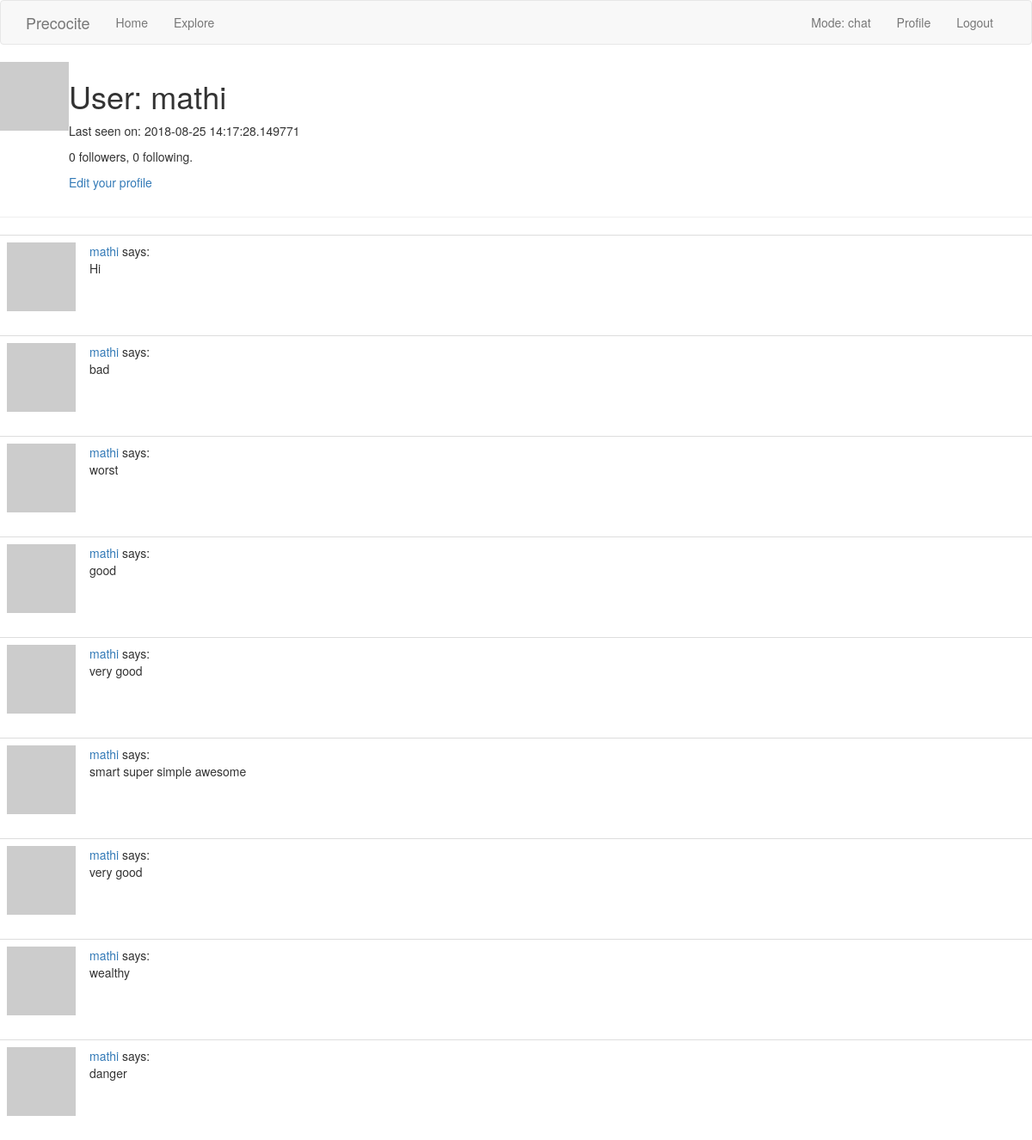
/user/mathi (signed in), run on an earlier commit of the app's database.
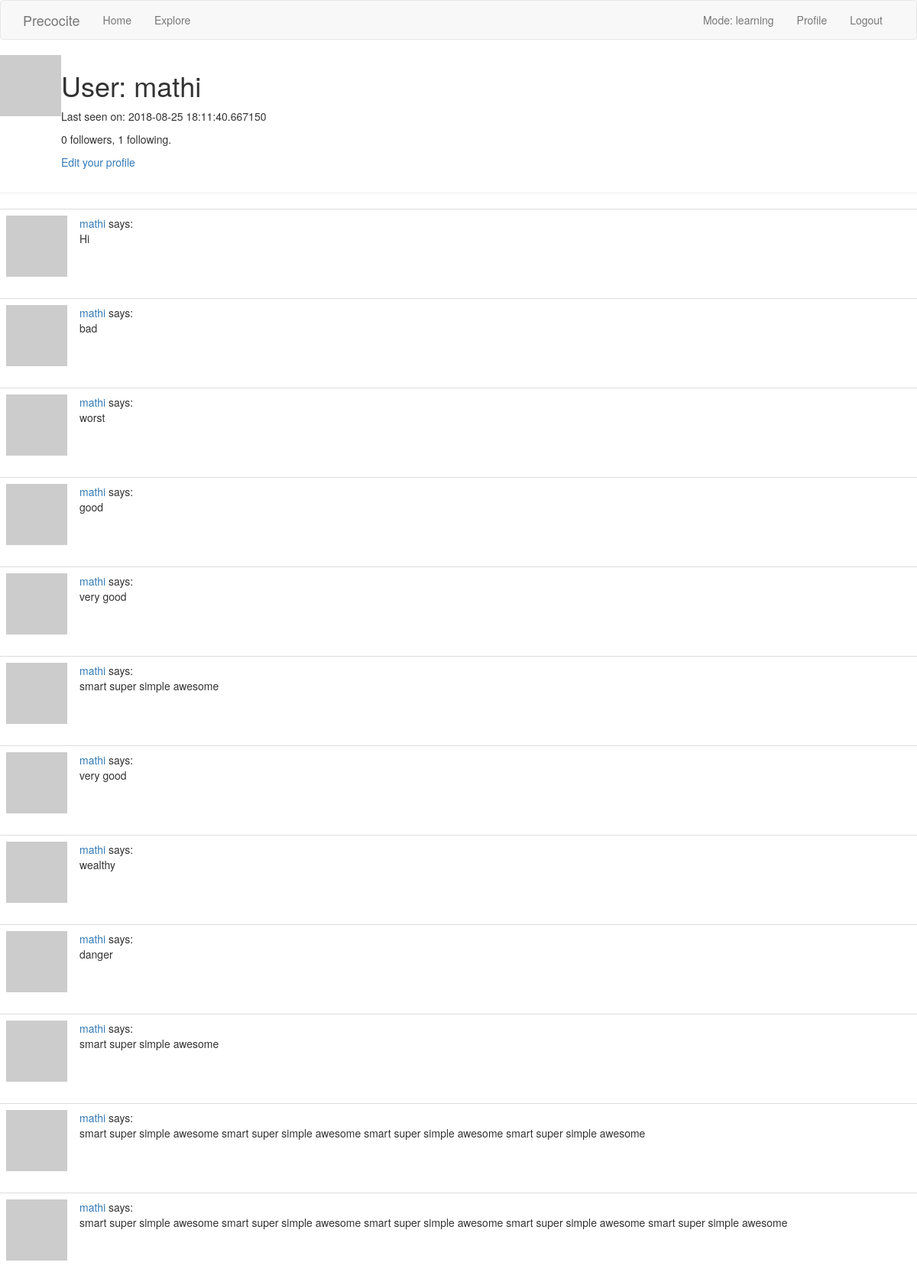
And on a later commit of the database.
### app/models.py (models this page shows, shortened)
class User(UserMixin, db.Model):
    id = db.Column(db.Integer, primary_key=True)
    username = db.Column(db.String(64), index=True, unique=True)
    email = db.Column(db.String(120), index=True, unique=True)
    password_hash = db.Column(db.String(128))
    posts = db.relationship('Post', backref='author', lazy='dynamic')
    about_me = db.Column(db.String(140))
    last_seen = db.Column(db.DateTime, default=datetime.utcnow)
    current_mode = db.Column(db.String(64))
    current_polarity = db.Column(db.Float)
    def avatar(self, size):
        digest = md5(self.email.lower().encode('utf-8')).hexdigest()
        return 'https://www.gravatar.com/avatar/{}?d=identicon&s={}'.format(
            digest, size)
    followed = db.relationship(
        'User', secondary=followers,
        primaryjoin=(followers.c.follower_id == id),
        secondaryjoin=(followers.c.followed_id == id),
        backref=db.backref('followers', lazy='dynamic'), lazy='dynamic')

class Post(db.Model):
    id = db.Column(db.Integer, primary_key=True)
    body = db.Column(db.String(140))
    timestamp = db.Column(db.DateTime, index=True, default=datetime.utcnow)
    user_id = db.Column(db.Integer, db.ForeignKey('user.id'))

### app/routes.py (the view)
@app.route('/user/<username>')
@login_required
def user(username):
    user = User.query.filter_by(username=username).first_or_404()
    posts = user.posts.all()
    return render_template('user.html',  user=user, posts=posts)

### app/models.py (called while the page is built)
@login.user_loader
def load_user(id):
    return User.query.get(int(id))

### app/routes.py (called while the page is built)
@app.before_request
def before_request():
    if current_user.is_authenticated:
        current_user.last_seen = datetime.utcnow()
        db.session.commit()

### app/templates/user.html (shortened to what this page needs)
{% extends "base.html" %}
{% block content %}
    <table>
        <tr valign="top">
            <td><img src="{{ user.avatar(128) }}"></td>
            <td>
                <h1>User: {{ user.username }}</h1>
                {% if user.last_seen %}<p>Last seen on: {{ user.last_seen }}</p>{% endif %}
                <p>{{ user.followers.count() }} followers, {{ user.followed.count() }} following.</p>
                {% if user == current_user %}
                <p><a href="{{ url_for('edit_profile') }}">Edit your profile</a></p>
                {% elif not current_user.is_following(user) %}
                <p><a href="{{ url_for('follow', username=user.username) }}">Follow</a></p>
                {% else %}
                <p><a href="{{ url_for('unfollow', username=user.username) }}">Unfollow</a></p>
                {% endif %}
            </td>
        </tr>
    </table>
    <hr>
    {% for post in posts %}
        {% include '_post.html' %}
    {% endfor %}
{% endblock %}

### app/templates/base.html (shortened to what this page needs)
{% extends 'bootstrap/base.html' %}
{% block navbar %}
    <nav class="navbar navbar-default">
        <div class="container">
            <div class="navbar-header">
                <a class="navbar-brand" href="{{ url_for('landing') }}">Precocite</a>
            </div>
            <div class="collapse navbar-collapse" id="bs-example-navbar-collapse-1">
                <ul class="nav navbar-nav">
                    <li><a href="{{ url_for('landing') }}">Home</a></li>
                    <li><a href="{{ url_for('explore') }}">Explore</a></li>
                </ul>
                <ul class="nav navbar-nav navbar-right">
                    {% if current_user.is_anonymous %}
                    <li><a href="{{ url_for('login') }}">Login</a></li>
                    {% else %}
                    <li><a class="navbar-nav"> Mode: {{ current_user.current_mode }}</a></li>
                    <li><a href="{{ url_for('user', username=current_user.username) }}">Profile</a></li>
                    <li><a href="{{ url_for('logout') }}">Logout</a></li>
                    {% endif %}
                </ul>
            </div>
        </div>
    </nav>
{% endblock %}

### app/templates/_post.html
    <table class="table table-hover">
        <tr>
            <td width="70px">
                <a href="{{ url_for('user', username=post.author.username) }}">
                    <img src="{{ post.author.avatar(70) }}" />
                </a>
            </td>
            <td>
                <a href="{{ url_for('user', username=post.author.username) }}">
                    {{ post.author.username }}
                </a>
                says:
                <br>
                {{ post.body }}
            </td>
        </tr>
    </table>

What changed in the data, as far as the page shows it:
changed User "mathi": current_mode "chat" → "learning"; last_seen "2018-08-25 14:17:28.149771" → "2018-08-25 18:11:40.667150"
added Post: author.username "mathi", body "smart super simple awesome"
added Post: author.username "mathi", body "smart super simple awesome smart super simple awesome smart super simple awesome smart super simple awesome"
added Post: author.username "mathi", body "smart super simple awesome smart super simple awesome smart super simple awesome smart super simple awesome smart super simple awesome"
Also different on the page:
{{ user.followed.count() }}: "0" → "1"
